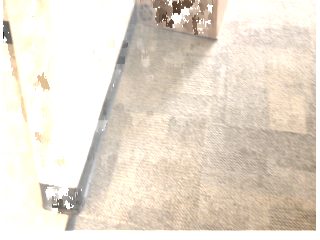
#> input picture data/archive/Obstacle-Detection-imgs/20190414122857.png, 320 x 240 px; its folder holds 4 pictures in this run
$ python main.py   (older library calls are emulated)
#> lines starting #> are read from the running program, lines starting #| are printed output that depends on the picture
import numpy as np

import scipy.misc
import matplotlib.pylab as plt

imgs = ["20190414122857", "20190414122901", "20190414122908", "20190414122910", "20190414122923"]
for img in imgs:
    image1 = plt.imread(img + ".png")
#> image1 is the input picture: shape (240, 320, 4) float32; mean R, G, B, A 0.79, 0.733, 0.653, 0.59
    scipy.misc.imsave(img + '_orig.jpg', image1[:, :, :3])
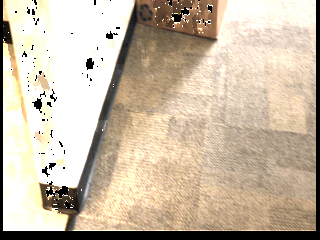
#> saved as 20190414122857_orig.jpg: PIL image 320x240 RGB; mean R, G, B 201.4, 186.8, 166.5
    scipy.misc.imsave(img + '_depth.jpg', image1[:, :, 3])
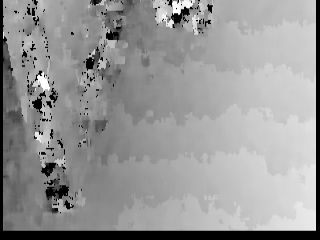
#> saved as 20190414122857_depth.jpg: PIL image 320x240 L; min 0, max 255, mean 150.4
#> pass 2 of the loop `for img in imgs:`:
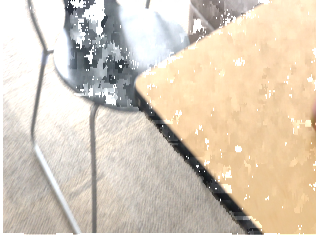
#> input picture data/archive/Obstacle-Detection-imgs/20190414122901.png, 320 x 240 px
#> image1 is the input picture: shape (240, 320, 4) float32; mean R, G, B, A 0.749, 0.695, 0.62, 0.727
#> `scipy.misc.imsave(img + '_orig.jpg', image1[:, :, :3])`:
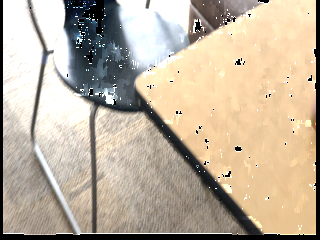
#> saved as 20190414122901_orig.jpg: PIL image 320x240 RGB; mean R, G, B 190.8, 177.2, 158
#> `scipy.misc.imsave(img + '_depth.jpg', image1[:, :, 3])`:
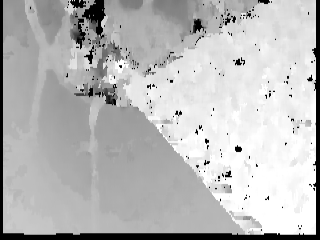
#> saved as 20190414122901_depth.jpg: PIL image 320x240 L; min 0, max 255, mean 185.4
#> pass 3 of the loop `for img in imgs:`:
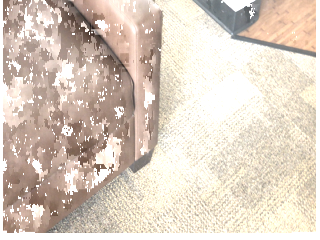
#> input picture data/archive/Obstacle-Detection-imgs/20190414122908.png, 320 x 240 px
#> image1 is the input picture: shape (240, 320, 4) float32; mean R, G, B, A 0.759, 0.686, 0.609, 0.653
#> `scipy.misc.imsave(img + '_orig.jpg', image1[:, :, :3])`:
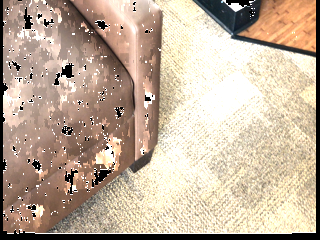
#> saved as 20190414122908_orig.jpg: PIL image 320x240 RGB; mean R, G, B 193.5, 174.8, 155.3
#> `scipy.misc.imsave(img + '_depth.jpg', image1[:, :, 3])`:
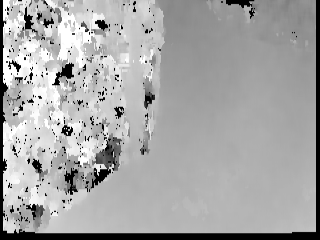
#> saved as 20190414122908_depth.jpg: PIL image 320x240 L; min 0, max 255, mean 166.5
#> (the run stopped early here; a loop or call above may not have finished)
